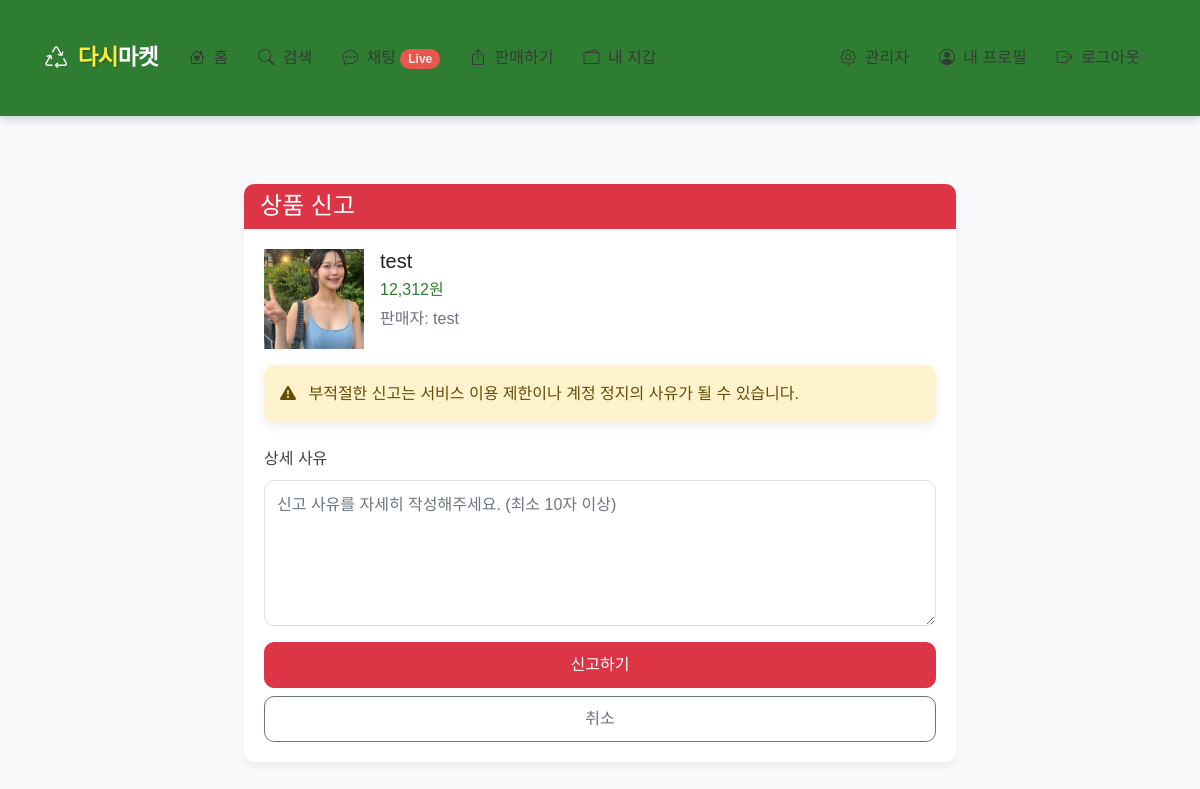
Page /report/product/1 (signed in) on the committed database.
### app/models.py (models this page shows, shortened)
class ProductImage(db.Model):
    __tablename__ = 'product_images'
    id = db.Column(db.Integer, primary_key=True)
    product_id = db.Column(db.Integer, db.ForeignKey('products.id'), nullable=False)
    image_path = db.Column(db.String(200), nullable=False)
    created_at = db.Column(db.DateTime, default=datetime.utcnow)

class Product(db.Model):
    __tablename__ = 'products'
    id = db.Column(db.Integer, primary_key=True)
    title = db.Column(db.String(120), nullable=False)
    description = db.Column(db.Text, nullable=False)
    price = db.Column(db.Integer, nullable=False)
    category = db.Column(db.String(50), nullable=False)
    location = db.Column(db.String(100), nullable=False)
    seller_id = db.Column(db.Integer, db.ForeignKey('users.id'), nullable=False)
    status = db.Column(db.String(20), default='active')  # active, sold, hidden
    created_at = db.Column(db.DateTime, default=datetime.utcnow)
    updated_at = db.Column(db.DateTime, default=datetime.utcnow, onupdate=datetime.utcnow)
    images = db.relationship('ProductImage', backref='product', lazy='dynamic', cascade='all, delete-orphan')
    transfers = db.relationship('Transfer', backref='product', lazy='dynamic')

class User(UserMixin, db.Model):
    __tablename__ = 'users'
    id = db.Column(db.Integer, primary_key=True)
    email = db.Column(db.String(120), unique=True, nullable=False)
    password_hash = db.Column(db.String(256), nullable=False)
    username = db.Column(db.String(64), nullable=False)
    profile_image = db.Column(db.String(120), nullable=True)
    created_at = db.Column(db.DateTime, default=datetime.utcnow)
    is_admin = db.Column(db.Boolean, default=False)
    is_active = db.Column(db.Boolean, default=True)
    products = db.relationship('Product', backref='seller', lazy='dynamic')
    wallet = db.relationship('Wallet', backref='user', uselist=False)

### app/report/routes.py (the view, shortened to what this page needs)
@bp.route('/product/<int:product_id>', methods=['GET', 'POST'])
@login_required
def report_product(product_id):
    product = Product.query.get_or_404(product_id)
    if product.seller_id == current_user.id:
        flash('자신의 상품을 신고할 수 없습니다.')
        return redirect(url_for('product.view_product', product_id=product_id))
    form = ReportForm()
    return render_template('report/report_product.html', title='상품 신고', form=form, product=product)

### app/report/forms.py
class ReportForm(FlaskForm):
    reason_type = RadioField('신고 유형', choices=[
        ('scam', '사기/기만'),
        ('fake', '가품/위조품'),
        ('inappropriate', '부적절한 내용'),
        ('harassment', '사용자 괴롭힘'),
        ('other', '기타')
    ], validators=[DataRequired()])
    reason = TextAreaField('상세 사유', validators=[DataRequired(), Length(min=10, max=500)])
    submit = SubmitField('신고하기')

### app/models.py (called while the page is built)
@login_manager.user_loader
def load_user(id):
    return User.query.get(int(id))

### app/templates/report/report_product.html (shortened to what this page needs)
{% extends 'base.html' %}
{% block content %}
<div class="container py-4">
    <div class="row justify-content-center">
        <div class="col-md-8">
            <div class="card">
                <div class="card-header bg-danger text-white">
                    <h4 class="mb-0">상품 신고</h4>
                </div>
                <div class="card-body">
                    <div class="mb-4">
                        <div class="d-flex mb-3">
                            {% if product.images.first() %}
                                <img src="{{ url_for('static', filename='uploads/' + product.images.first().image_path) }}" alt="{{ product.title }}" class="me-3" style="width: 100px; height: 100px; object-fit: cover;">
                            {% else %}
                                <div class="bg-light d-flex align-items-center justify-content-center me-3" style="width: 100px; height: 100px;">
                                    <i class="bi bi-image text-secondary" style="font-size: 2rem;"></i>
                                </div>
                            {% endif %}
                            <div>
                                <h5 class="mb-1">{{ product.title }}</h5>
                                <p class="text-primary mb-1">{{ product.price|format_price }}원</p>
                                <p class="text-muted mb-0">판매자: {{ product.seller.username }}</p>
                            </div>
                        </div>
                        <div class="alert alert-warning">
                            <i class="bi bi-exclamation-triangle-fill me-2"></i>
                            부적절한 신고는 서비스 이용 제한이나 계정 정지의 사유가 될 수 있습니다.
                        </div>
                    </div>
                    <form method="POST" action="">
                        <div class="mb-3">
                            {{ form.reason.label(class="form-label") }}
                            {{ form.reason(class="form-control", rows=5, placeholder="신고 사유를 자세히 작성해주세요. (최소 10자 이상)") }}
                        </div>
                        <div class="d-grid gap-2">
                            {{ form.submit(class="btn btn-danger") }}
                            <a href="{{ url_for('product.view_product', product_id=product.id) }}" class="btn btn-outline-secondary">취소</a>
                        </div>
                    </form>
                </div>
            </div>
        </div>
    </div>
</div>
{% endblock %}

### app/static/css/style.css (style rules this page uses)
:root { --primary-color: #FF7E36; --secondary-color: #56C4C5; --accent-color: #3A86FF; --light-color: #FFF8F0; --dark-color: #363636; --gray-color: #f8f9fa; --border-radius: 10px; --box-shadow: 0 4px 12px rgba(0, 0, 0, 0.08); }
body { font-family: 'Pretendard', 'Noto Sans KR', -apple-system, BlinkMacSystemFont, sans-serif; background-color: var(--light-color); color: var(--dark-color); line-height: 1.6; padding-bottom: 0; }
.btn { border-radius: var(--border-radius); font-weight: 500; padding: 10px 20px; transition: all 0.2s ease; }
.container { padding: 20px 15px; }
.alert { border-radius: var(--border-radius); border: none; box-shadow: var(--box-shadow); }
.card { border-radius: var(--border-radius); border: none; box-shadow: var(--box-shadow); transition: transform 0.3s ease, box-shadow 0.3s ease; overflow: hidden; height: 100%; background-color: white; }
.card-body { padding: 1.25rem; }
.form-control, .form-select { border-radius: var(--border-radius); padding: 12px; border: 1px solid #e0e0e0; transition: all 0.2s ease; }
.form-label { font-weight: 500; margin-bottom: 8px; color: #414141; }

### app/templates/base.html (style rules this page uses)
:root { --primary-color: #2E7D32; --secondary-color: #1B5E20; --accent-color: #FF5252; --accent-color-dark: #D32F2F; --background-color: #F8F9FA; --light-accent: #E8F5E9; --text-color: #212121; --light-text: #FFFFFF; --border-radius: 10px; }
body { font-family: 'Pretendard', 'Noto Sans KR', sans-serif; background-color: var(--background-color); color: var(--text-color); }
.card { border-radius: var(--border-radius); box-shadow: 0 4px 8px rgba(0, 0, 0, 0.05); border: none; }
.card-header { background-color: var(--light-accent); border-bottom: none; font-weight: 600; }
.text-primary { color: var(--primary-color) !important; }

### rows in the picture
ProductImage: image_path.title (picture)
Product: title "test", price "12,312"
User: seller.username "test"
